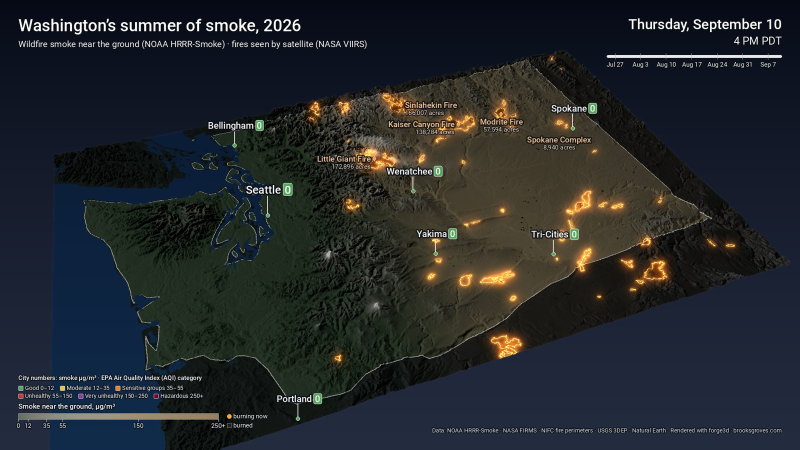
#> input picture assets/notebook-frame.jpg, 1600 x 900 px (shown at 1/2 size)
$ python -i finish.py   (imports and definitions only)
#> lines starting #> are read from the running program, lines starting #| are printed output that depends on the picture; after the words box and inside, x2 and y2 are one past the last pixel; in counts of white or black regions, pixels touching at a corner belong together
#> further down, picture is the input picture: shape (900, 1600, 3); mean B, G, R 43, 39.4, 35.6
"""Finish the smoke frames: sky, water, glow on active fires, clock and
timeline, city smoke readings, fire names, legend and credits, then the MP4.

render.py --export runs this automatically. Run it alone to restyle frames
already rendered:  pixi run finish
"""
from __future__ import annotations

import datetime as dt
import json
import os
import shutil
import subprocess
import sys
import time
from pathlib import Path

import numpy as np
import rasterio
from PIL import Image, ImageDraw, ImageFont
from rasterio.warp import transform as warp
from scipy import ndimage

import config
from drape import SMOKE_CODE_MAX, smoke_alpha, smoke_color

SKY = ((5, 9, 20), (36, 44, 64))             # zenith, horizon: a dark night-blue backdrop
WATER = ((10, 30, 62), (22, 58, 100))        # far, near: deep Pacific blue
TITLE = "Washington’s summer of smoke, 2026"
SUBTITLE = "Wildfire smoke near the ground (NOAA HRRR-Smoke) · fires seen by satellite (NASA VIIRS)"
CREDIT = ("Data: NOAA HRRR-Smoke · NASA FIRMS · NIFC fire perimeters · USGS 3DEP · Natural Earth   "
          "Rendered with forge3d · brooksgroves.com")

# EPA PM2.5 categories, for the colour of each city's reading
AQI = [(12, "Good 0\u201312", (84, 168, 92)), (35.4, "Moderate 12\u201335", (236, 196, 48)),
       (55.4, "Sensitive groups 35\u201355", (240, 128, 36)), (150.4, "Unhealthy 55\u2013150", (214, 48, 48)),
       (250.4, "Very unhealthy 150\u2013250", (143, 63, 151)), (1e9, "Hazardous 250+", (126, 0, 35))]
LEGEND_LAND = (104, 110, 92)       # the smoke legend is drawn over a typical land colour
FIRE_TEXT = (255, 200, 150, 255)


def font(name: str, px: float) -> ImageFont.FreeTypeFont:
    return ImageFont.truetype(str(config.FONTS / name), max(8, int(px)))


# ---------------------------------------------------------------- camera

# [36 lines left out: functions camera_matrices, project, sky_image, water_mask, not called in this run]


GRADE_SATURATION = 1.0
GRADE_GAMMA = 0.88       # <1 lifts the shaded flats a little on the dark background


# [12 lines left out: functions grade, water_image, not called in this run]


def sky_mask(rgb: np.ndarray) -> np.ndarray:
    """Soft alpha for the viewer's flat background, connected to the top edge."""
    bg = np.median(rgb[:4].reshape(-1, 3), axis=0)
#> bg = [20, 9, 5]
    near = np.all(np.abs(rgb.astype(np.int16) - bg.astype(np.int16)) <= 8, axis=2)
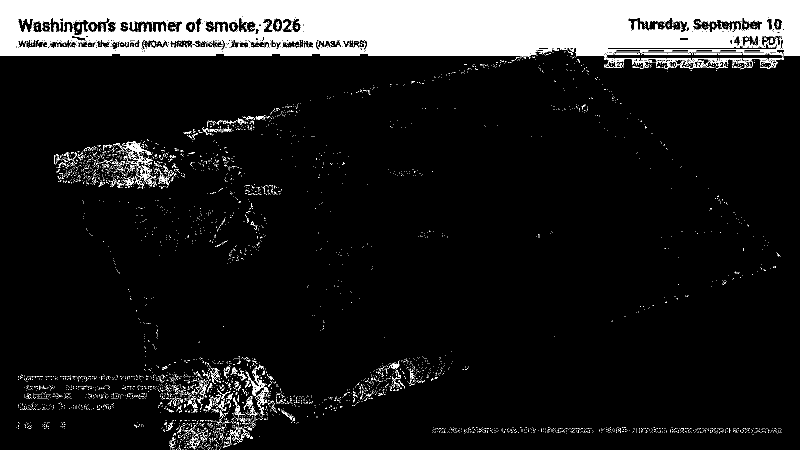
#> near: shape (900, 1600) bool (shown at 1/2 size); 11.7% white; 4756 white regions (4622 under 20 px), largest, box (x1, y1, x2, y2) and area: (0, 0, 1600, 138) 149088, (494, 736, 530, 791) 476, (245, 283, 304, 311) 430
    lab, n = ndimage.label(near)
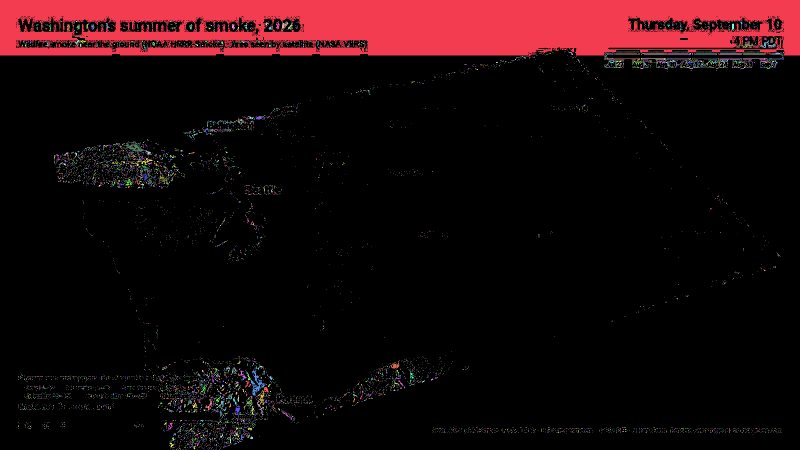
#> lab: shape (900, 1600) int32 (shown at 1/2 size); 7870 distinct labels, from 0 to 7869; one colour per label, 0 black
#> n = 7869
    # the sky (touching the top edge) plus any big patch of background showing
    # below the terrain's near edge; small near-white specks stay terrain
    sizes = ndimage.sum(near, lab, np.arange(1, n + 1))
#> sizes = 7869 values, max 145796 at index 0, min 1 at index 1, mean 21.48
    big = np.flatnonzero(sizes > 0.002 * near.size) + 1
#> big = [1]
    mask = np.isin(lab, np.union1d(np.unique(lab[0][lab[0] > 0]), big))
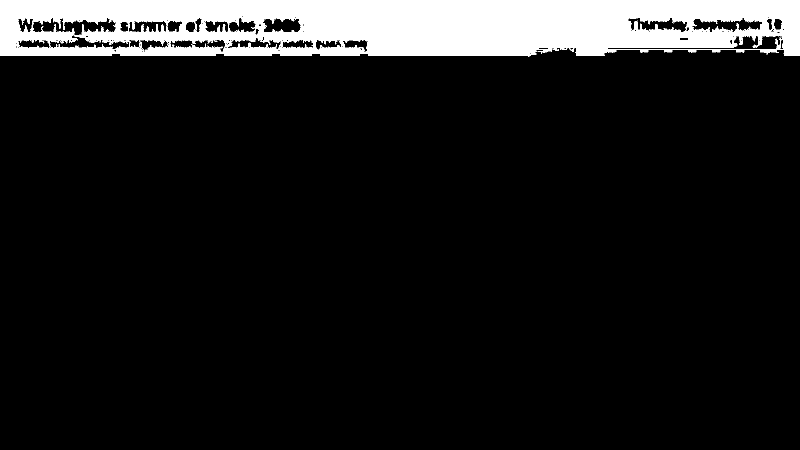
#> mask: shape (900, 1600) bool (shown at 1/2 size); 10.1% white; 1 white region, box (x1, y1, x2, y2) and area: (0, 0, 1600, 114) 145796
    mask = ndimage.binary_dilation(mask, iterations=1)
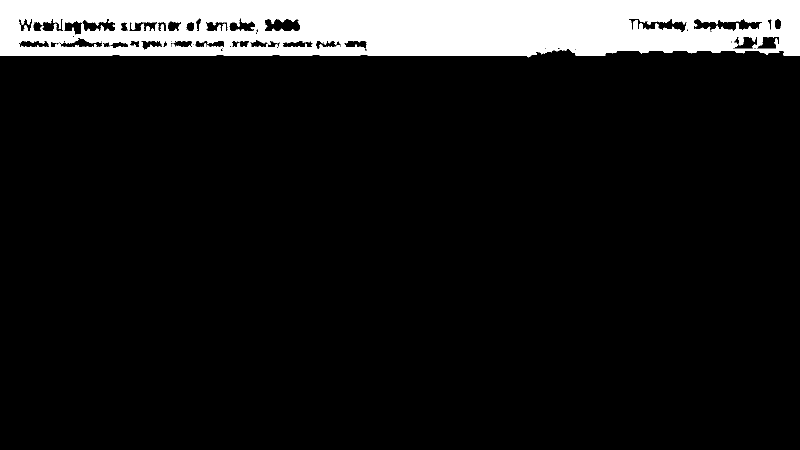
#> mask: shape (900, 1600) bool (shown at 1/2 size); 10.8% white; 1 white region, box (x1, y1, x2, y2) and area: (0, 0, 1600, 115) 156082
    return ndimage.gaussian_filter(mask.astype(np.float32), 0.7)


# ---------------------------------------------------------------- overlays

def text(d: ImageDraw.ImageDraw, xy, s: str, f, fill=(255, 255, 255, 255), anchor="la", halo=3):
    d.text(xy, s, font=f, fill=fill, anchor=anchor, stroke_width=halo, stroke_fill=(10, 14, 20, 200))


# [105 lines left out: functions when, draw_timeline, aqi_color, draw_aqi_key, draw_legend, draw_city, not called in this run]


FIRE_SIDES = ("right", "left", "below", "above", "low")   # low: further down, clear of a city pin


# [64 lines left out: functions draw_fire, ember_mask, glow, smoke_veil, not called in this run]


def overlaps(a, b) -> bool:
    return a[0] < b[2] and b[0] < a[2] and a[1] < b[3] and b[1] < a[3]


# ---------------------------------------------------------------- main

_CTX: dict = {}


# [85 lines left out: functions _init_worker, _finish_frame, not called in this run]


def default_workers() -> int:
    """Leave a couple of cores free; each worker holds a few full-frame float images (~0.3 GB)."""
    return max(1, min(8, (os.cpu_count() or 2) - 2))


# [130 lines left out: functions finish, encode, main, not called in this run]


# [2 lines not run here, left out]

>>> import cv2
>>> picture = cv2.imread('../assets/notebook-frame.jpg')
>>> result = sky_mask(picture)
